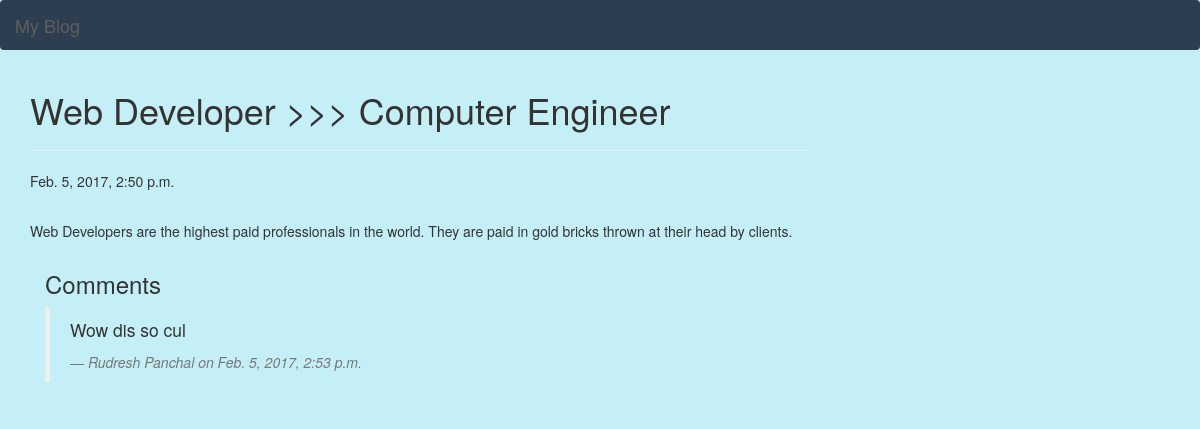
Screenshot of /post_detail/5 with the database file from the repository.
### blog/models.py (models this page shows, shortened)
class Post(models.Model):
    author = models.ForeignKey(User)
    title = models.CharField(max_length=80)
    text = models.TextField()
    created_date = models.DateTimeField(auto_now_add=True)

class Comment(models.Model):
    author = models.ForeignKey(User)
    post = models.ForeignKey(Post)
    text = models.TextField()
    post_date = models.DateTimeField(auto_now_add=True)

### blog/views.py (the view)
# urls.py: url(r'^post_detail/(\d+)$', views.post_detail),
def post_detail(request, postid):
    post = Post.objects.get(id=postid)
    comments = Comment.objects.filter(post=post)
    return render(request, 'post_detail.html', {'post': post,'comments':comments,'user':request.user})

### blog/templates/post_detail.html (shortened to what this page needs)
{% extends "base.html" %}
{% block content %}
    <div class="post row">
        <div class="col-2 date">
            <h1>{{ post.title }}</h1><hr>
        </div>
        {% if post.created_date %}
            <div class="col-2 date">
                {{ post.created_date }}
            </div>
        {% endif %}
    </div><br />
    <div class="post row">
        <p>{{ post.text|linebreaks }}</p>
    </div>
    <h3>Comments</h3>
    {% for comment in comments %}
        <div class="post">
            <blockquote class="blockquote">
                <p class="mb-0">{{ comment.text }}</p>
                <footer class="blockquote-footer"><cite title="Source Title">{{comment.author.first_name}} on {{ comment.post_date }}</cite></footer>
            </blockquote>
        </div>
    {% endfor %}
{% endblock %}

### blog/static/css/blog.css (style rules this page uses)
.baseclass { background-color: #C5EFF7; }

### rows the page displays
Post: title "Web Developer >>> Computer Engineer", created_date "Feb. 5, 2017, 2:50 p.m.", text "Web Developers are the highest paid professionals in the world. They are paid in gold bricks thrown at their head by clients."
Comment: text "Wow dis so cul", author.first_name "Rudresh Panchal", post_date "Feb. 5, 2017, 2:53 p.m."
